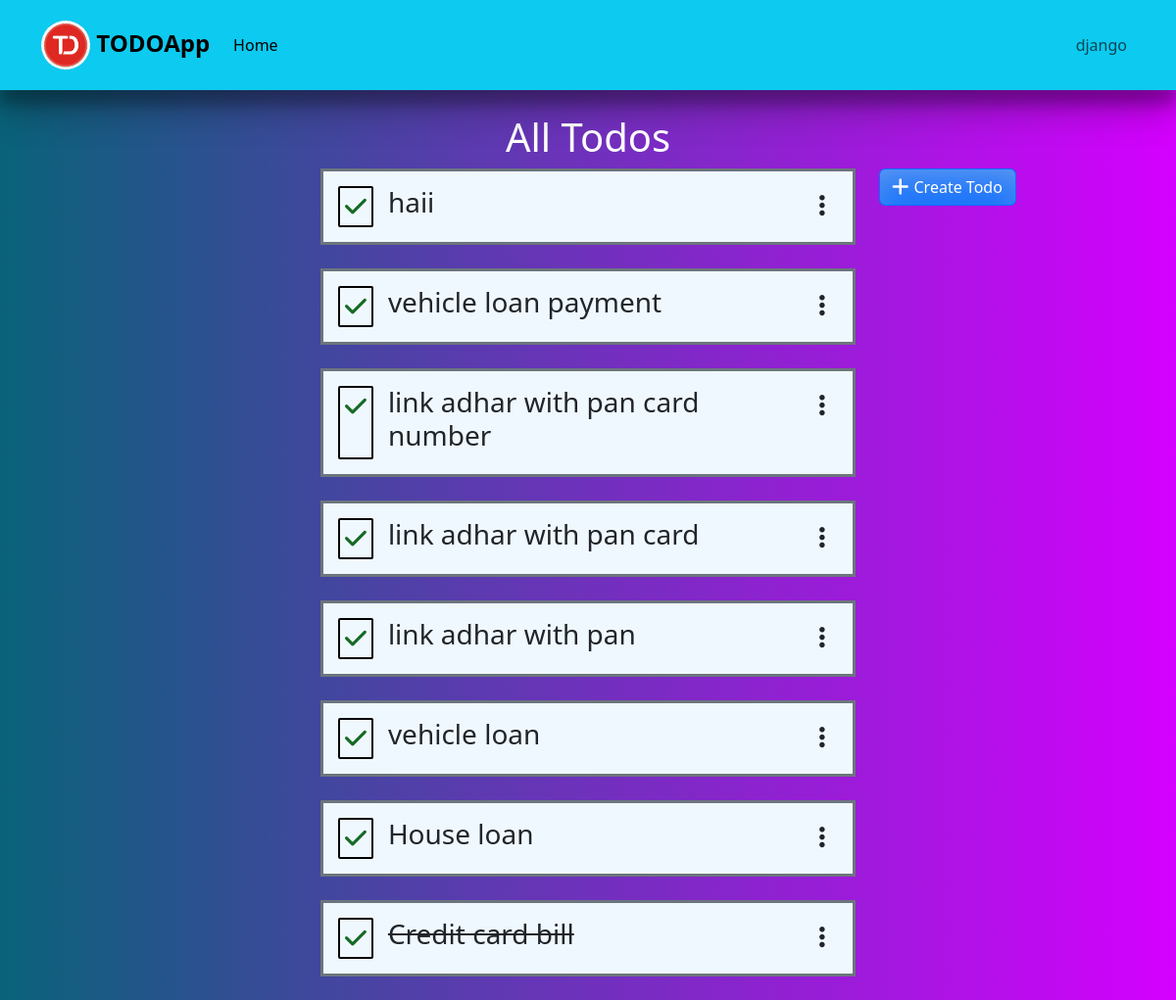
The page /todo/all/ (signed in) on the database its author committed.
### todo/models.py (models this page shows, shortened)
class Tasks(models.Model):
    task_name=models.CharField(max_length=300)
    user=models.ForeignKey(User,on_delete=models.CASCADE)
    status=models.BooleanField(default=False)
    created_date=models.DateTimeField(auto_now_add=True)

### todo/views.py (the view)
# urls.py: path('todo/all/',views.TodoListView.as_view(),name='all-todo'),
@method_decorator(decks,name='dispatch')
class TodoListView(ListView):
    model=Tasks
    template_name='todo-list.html'
    context_object_name="tasks"
    def get_queryset(self):
        return self.model.objects.filter(user=self.request.user).order_by("-created_date")

### todo/views.py (called while the page is built)
def sign_required(fn):
    def wrapper(request,*args, **kwargs):
        if not request.user.is_authenticated:
            messages.error(request,"please login ")
            return redirect('login')
        return fn(request,*args,**kwargs)
    return wrapper

### todo/templates/todo-list.html (shortened to what this page needs)
{% extends 'base.html' %}
{% load static %}
{% block content %}
{% include "navbar.html" %}
<div class="container ">
    <h1 class="text-center text-white mt-4">All Todos</h1>
    <div class="row">
        <div class="col-3"></div>
        <div class="col-6">
            {% for task in tasks %}
            <div class="todo-box d-flex justify-content-between border border-3 border-secondary mb-4">
                <div class="d-flex">
                    <div class="tikdiv"><a class="tik" href="{%url 'completed' task.id%}"><i class="fa-solid fa-check"></i></a></div>
                    {% if task.status == True %}
                    <h3 class=" todoname text-decoration-line-through">{{task.task_name}}</h3>
                    {% else %}
                    <h3 class=" todoname">{{task.task_name}}</h3>
                    {% endif %}
                </div>
                <div class="dropdown">
                    <button class="btn dropdown-toggle " type="button" data-bs-toggle="dropdown" aria-expanded="false">
                        <i class="fa-solid fa-ellipsis-vertical"></i>
                    </button>
                </div>
            </div>
            {% endfor %}
        </div>
        <div class="col-3">
            <a class="addtodo btn text-white btn-primary d-flex align-items-center" href="{%url 'add-todo'%}"><i class="fa-solid fa-plus"></i><span>Create Todo</span>
            </a>
        </div>
    </div>
</div>
{% endblock content %}

### todo/templates/base.html (shortened to what this page needs)
<!DOCTYPE html>
{% load static %}
<html lang="en">
<head>
    <link href="https://cdn.jsdelivr.net/npm/bootstrap@5.3.0-alpha2/dist/css/bootstrap.min.css" rel="stylesheet">
    <link rel="stylesheet" href="{%static 'css/style.css'%}">
    <link rel="stylesheet" href="https://cdnjs.cloudflare.com/ajax/libs/font-awesome/6.4.0/css/all.min.css" />
</head>
<body style="background: rgb(1,36,0);
background: linear-gradient(90deg, rgba(1,36,0,1) 0%, rgba(9,98,121,1) 0%, rgba(213,0,255,1) 100%);">
    {% block content %}
    {% endblock content %}
</body>
</html>

### todo/templates/navbar.html (shortened to what this page needs)
{% load static %}
<nav class="navbar navbar-expand-lg bg-info p-3 " style="box-shadow: rgba(0, 0, 0, 0.3) 0px 19px 38px, rgba(0, 0, 0, 0.22) 0px 15px 12px;">
    <div class="container d-flex">
      <div class="d-flex">
        <a class="navbar-brand fs-4 fw-bolder" href="{%url 'home'%}">
          <img style="border-radius: 50%; width: 50px; height: 50px;" src="{%static 'images/todo-logo.png'%}" alt="img">
          TODOApp</a>
      <div class="collapse navbar-collapse" id="navbarNavDropdown">
        <ul class="navbar-nav">
          <li class="nav-item">
            <a class="nav-link active" aria-current="page" href="{%url 'all-todo'%}">Home</a>
          </li>
        </ul>
      </div>
      </div>
      <div>
        <ul class="navbar-nav">
          {% if request.user.is_authenticated %}
          <li class="nav-item dropdown">
              <a class="nav-link dropdown-toggle" href="#" role="button" data-bs-toggle="dropdown" aria-expanded="false">
                {{request.user}}
              </a>
            </li>
          {% endif %}
          </ul>
        </div>
      </div>
  </nav>

### todo/static/css/style.css (style rules this page uses)
.todo-box { background-color:aliceblue; padding: 15px; }
.tikdiv { border: 2px solid black; margin-right: 15px; border-radius: 2px; }
.tik { padding: 5px; margin-top: 6px; font-size: 25px; color: rgb(21, 106, 37); }
.fa-solid { font-size: 25px; }
.dropdown-toggle::after { content: none; }
.addtodo { width: 140px; box-shadow: rgba(206, 206, 220, 0.25) 0px 30px 60px -12px inset, rgba(242, 237, 237, 0.3) 0px 18px 36px -18px inset; }
.fa-plus { font-size: 20px; margin-right: 5px; }

### rows shown on the page
Tasks: task_name "haii"
Tasks: task_name "vehicle loan payment"
Tasks: task_name "link adhar with pan card number"
Tasks: task_name "link adhar with pan card"
Tasks: task_name "link adhar with pan"
Tasks: task_name "vehicle loan"
Tasks: task_name "House loan"
Tasks: task_name "Credit card bill"

### other values the page prints
{{ request.user }} "django"
